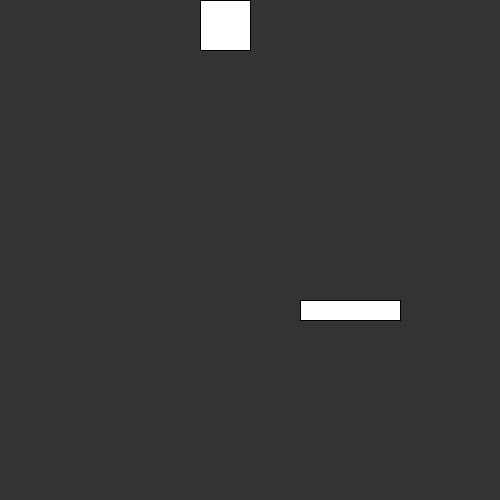
Frame 1 (no input)
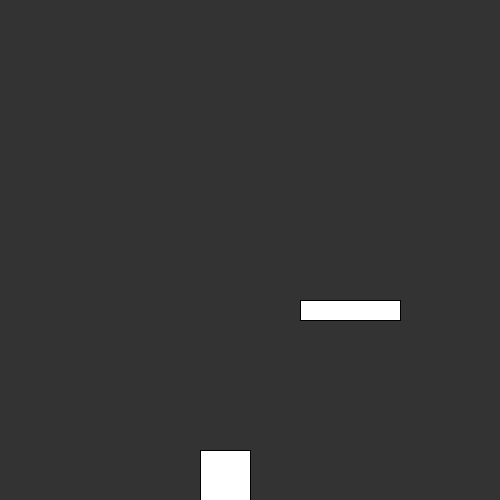
Frame 60 (the mouse pressed at the canvas centre just before this capture)
Frame 120 (the mouse held since frame 60 and released just before this capture): identical to frame 60, image omitted

The Processing sketch that drew these frames (run headless with seeded random() and noise(); from frame 60 on, the mouse is pressed at the canvas centre):

// Processing sketch: Platformer
// ── Platformer.pde
float x = 200, y = 0;
int size = 50;
float acceleration = 0.3;
float y_velocity = 0;

float  jumpHeight = 10;
float moveUnit = 10;

float x_velocity = 0;

boolean isGrounded = false;

boolean keys[] = new boolean[3];

ArrayList<Platform> platforms = new ArrayList();

int LEFT = 1;
int RIGHT = 2;

void setup() {
  size(500, 500);
  frameRate(60);
  noCursor();

  platforms.add(new Platform(300, 300, 100, 20));
}


void draw() {
  background(51);
  rect(x, y, size, size);

  processKeyPress();

  if (!isGrounded) {
    applyGravity();
  }

  if (x + size > width) {
    rect(0, y, x + size - width, size);
    if (x + size > width + size) {
      x = 0;
    }
  }
  if (x < 0) {
    rect(width + x, y, abs(x), size);
    if (x < -size) {
      x = width - size;
    }
  }

  applyFriction();

  for (Platform p : platforms) {
    p.show();
    checkCollision(p);
  }

  x += x_velocity;
}


void applyGravity() {
  y_velocity += acceleration;
  if (y < height - size) {
    y += y_velocity;
  }
  if (y >= height - size) {
    isGrounded = true;
    y = height - size;
    y_velocity = 0;
    return;
  }
}


void applyFriction() {
  if (x_velocity < 0) {
    x_velocity += 1.1;
    x_velocity = floor(x_velocity);
  }
  if (x_velocity > 0) {
    x_velocity -= 1.1;
    x_velocity = floor(x_velocity);
  }
}


void jump() {
  y_velocity = -jumpHeight;

  isGrounded = false;
}


void move(int dir) {
  if (dir == LEFT) {
    x_velocity = -10;
  }
  if (dir == RIGHT) {
    x_velocity = 10;
  }
}


void processKeyPress() {
  if (keys[0] && isGrounded) {
    jump();
    y--;
  }
  if (keys[1]) {
    move(LEFT);
  }
  if (keys[2]) {
    move(RIGHT);
  }
}


void checkCollision(Platform platform) {
  float leftX = platform.x;
  float rightX = platform.x + platform.x_size;
  float topY = platform.y;
  float bottomY = platform.y + platform.y_size;

  float testX = 0, testY = 0;

  float centerX = (2 * this.x + size)/2;
  float centerY = (2 * this.y + size)/2;

  if (x + size <= leftX) {
    testX = leftX;
  } else if (x >= rightX) {
    testX = rightX;
  } else {
    if (y >= bottomY) {
      testY = bottomY;
    } else if (y + size <= topY) {
      testY = topY;
    }
  }

  if (abs(testX - centerX) <= size/2 + 1 && y <= bottomY && y + size >= topY) {
    x_velocity = 0;
  }
  if (abs(testY - centerY) <= size/2 + 1 && x + size >= leftX && x <= rightX) {
    y_velocity = 0;
  }

  System.out.println(testX + " " + centerX);
}


void keyPressed() {
  if (key == ' ') {
    keys[0] = true;
  }
  if (key == 'a' || key == 'A') {
    keys[1] = true;
  }
  if (key == 'd' || key == 'D') {
    keys[2] = true;
  }
}


void keyReleased() {
  if (key == ' ') {
    keys[0] = false;
  }
  if (key == 'a' || key == 'A') {
    keys[1] = false;
  }
  if (key == 'd' || key == 'D') {
    keys[2] = false;
  }
}

// ── platform.pde
class Platform{
  public float x, y;
  public float x_size, y_size;
  
  public float centerX, centerY;
  
  public Platform(float x, float y, float x_size, float y_size){
    this.x = x;
    this.y = y;
    this.x_size = x_size;
    this.y_size = y_size;
    
    centerX = (2 * x + x_size) / 2;
    centerY = (2 * y + y_size) / 2;
  }
  
  public void show(){
    rect(x, y, x_size, y_size);
  }
}
